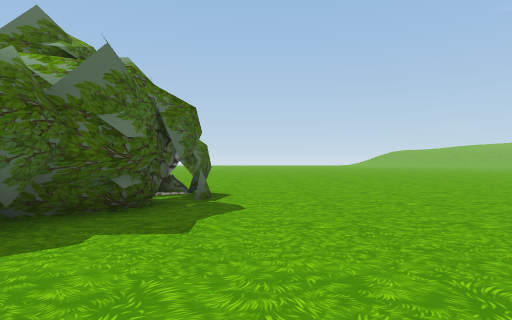
View 1 (above)

23 first-person views from a walk through a scene from a Unity 3-D project. The camera is 1.2 m above the floor, looks level and sees 75° across. The floor is counted in squares, 2 m on a side. Each view is taken from the middle of a square. On the plan, view 1 faces up. The plan holds only what a view shows up to about 10 squares ahead; the rest is blank. The place goes on beyond the plan. The player is left out. Some surface patterns are stand-ins.

View 2
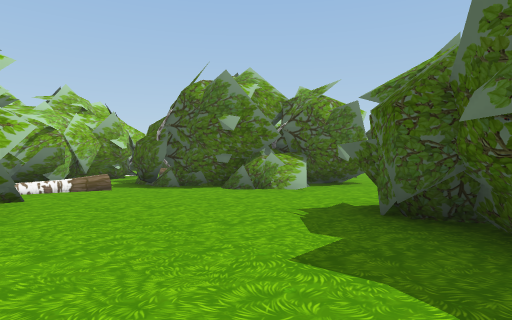

View 3
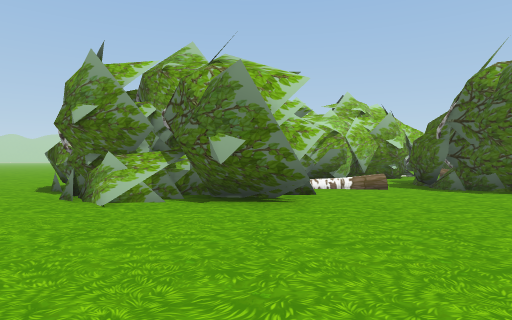

View 4
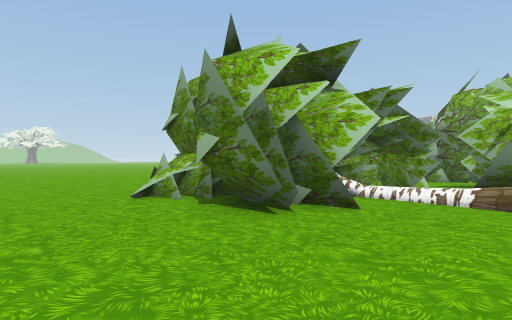

View 5
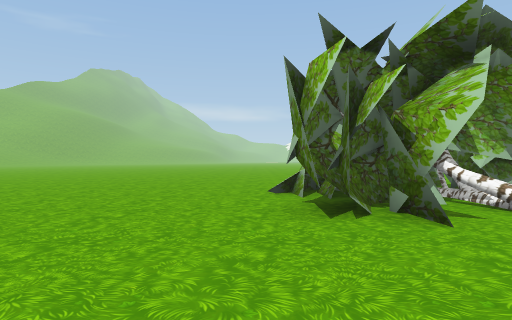

View 6
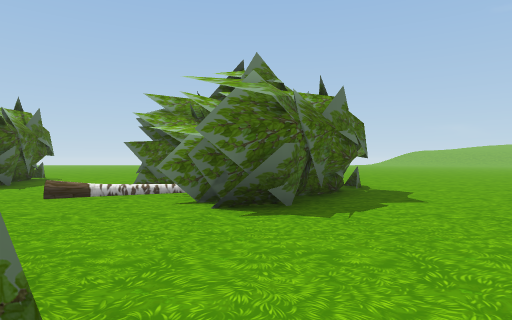

View 7
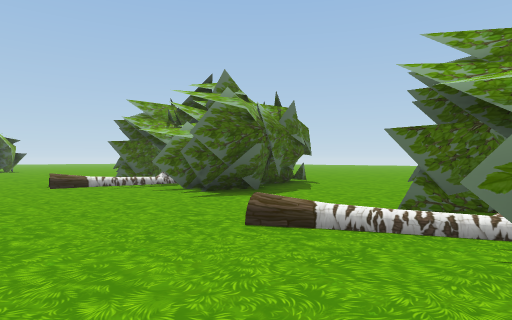

View 8
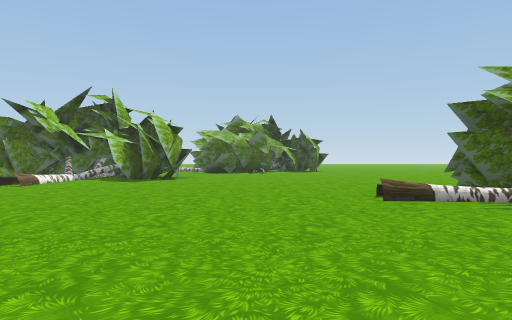

View 9
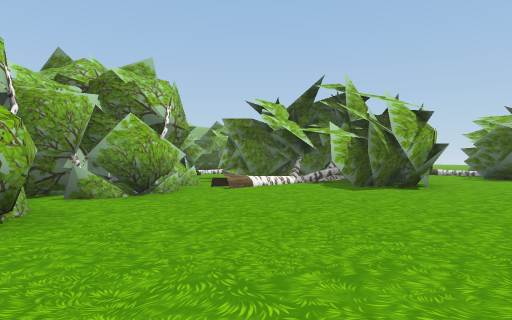

View 10
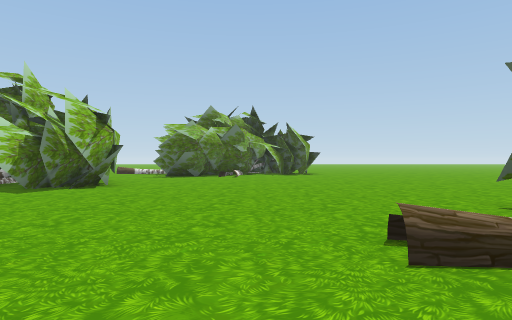

View 11
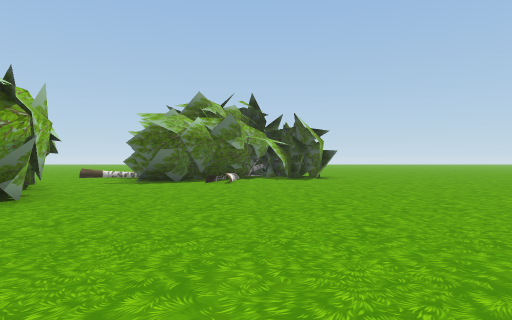

View 12
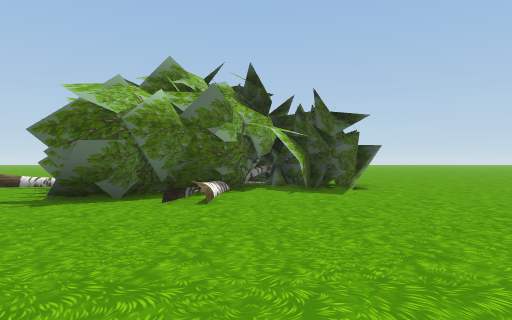

View 13
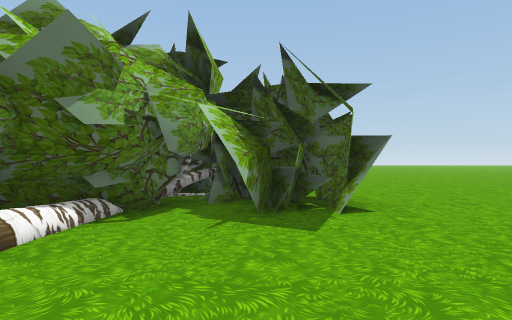

View 14
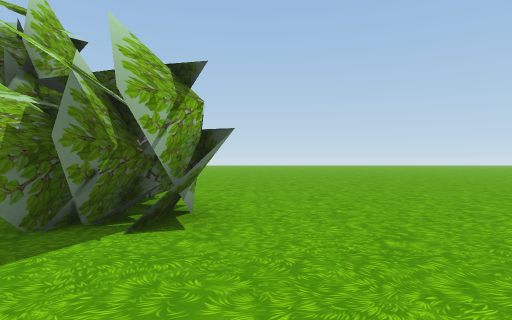

View 15
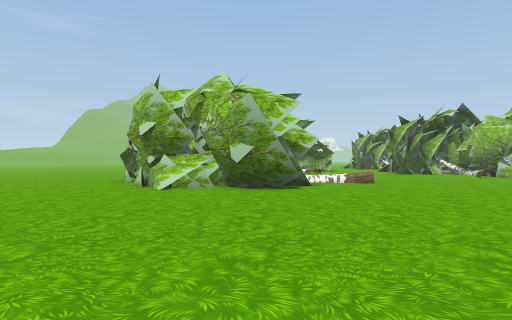

View 16
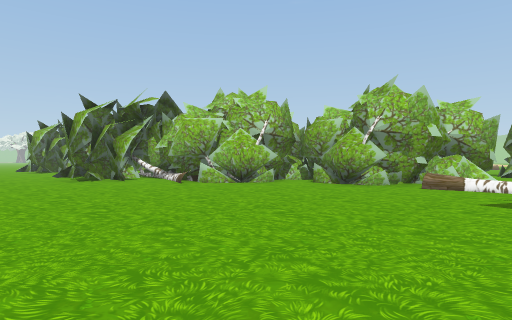

View 17
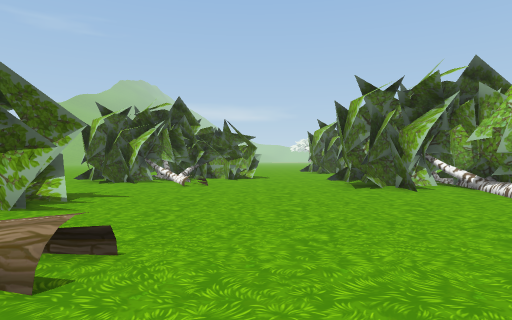

View 18
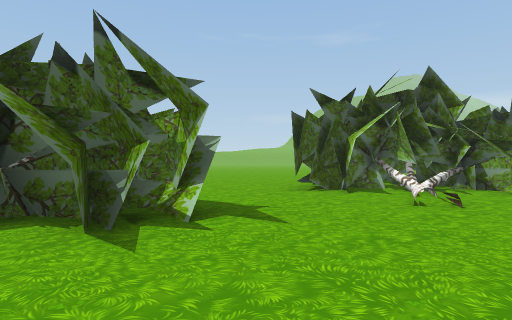

View 19
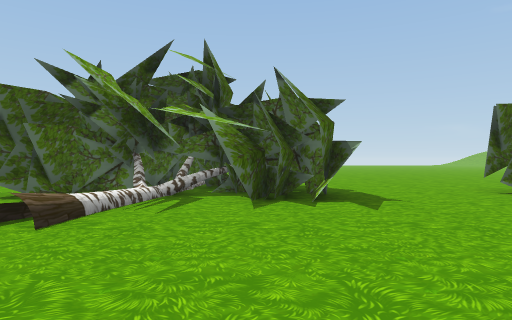

View 20
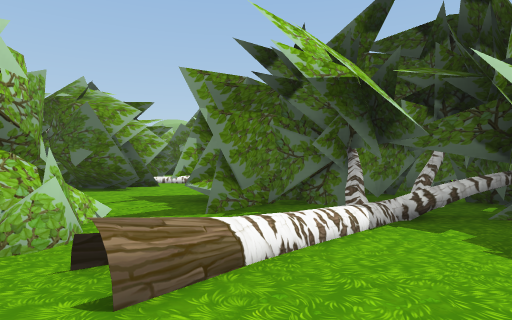

View 21
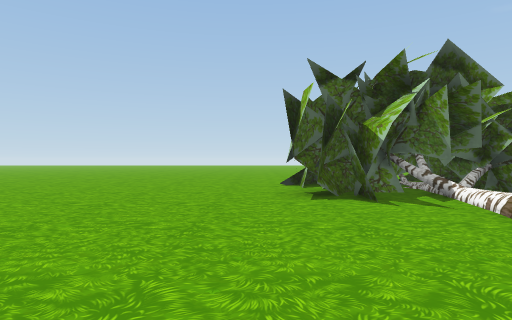

View 22
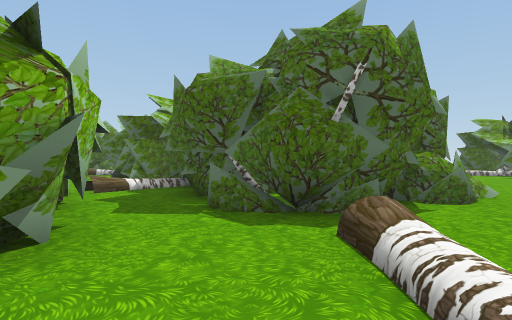

View 23
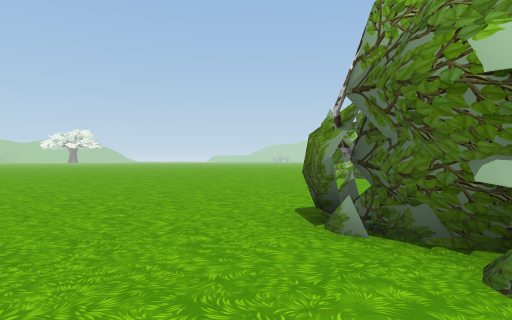

### Floor plan
Key: @ floor where view 1 was taken; # wall or solid block; . floor; / step, stairs or slope; O other object.
Columns run from 30 left of view 1 to 7 right of it. Each row starts with its distance up from view 1.
  9 .....  ..........OOO#.................
  8 ................OOOOO.................
  7 ................OOOOOO....OOO.........
  6 ................O#OOOO..OOOOOO........
  5 ................OOO.O#...OOOOO........
  4 ....OO#.........../......OOOOO........
  3     OOOO........../.......OOO.........
  2    OOO#....................O..........
  1     O OO#.............................
  0      OOOO..............#O.....@.......
 -1      O OO...O..........#OOO...OOOOO...
 -2       .O...OO#.......OOOOOO...OOOOOO..
 -3       ...#OOOO.....OOOOO#OOO./ OOOOO..
 -4        ..OOOO....O.OO   O OO....O#OO..
 -5          OOOOO...OO#O   OO#..OOOO O ..
 -6             OO.OOOOO O# OOOOOOOO#
 -7              O./OOO   O .OOOOOO.
 -8             ...OOO   OO        O
 -9             .O.O               O
-10             OOO
-11            .OOO
-12            O OO
-13               O

Positions as (right, up) in squares from view 1, and headings:
1: (0, 0), facing up
2: (1, 4), facing down-left
3: (1, 4), facing down
4: (-2, 2), facing down-right
5: (-3, 0), facing right
6: (-3, -2), facing up
7: (-4, 1), facing up-left
8: (-7, 1), facing left
9: (-10, 1), facing down-left
10: (-10, 2), facing left
11: (-13, 2), facing left
12: (-17, 2), facing left
13: (-20, 3), facing left
14: (-21, 5), facing left
15: (-21, 6), facing right
16: (-17, 3), facing down-right
17: (-14, 2), facing right
18: (-11, 2), facing up-right
19: (-10, 0), facing up
20: (-14, -3), facing down-left
21: (-15, 0), facing up
22: (1, -4), facing left
23: (-3, 9), facing down-right
